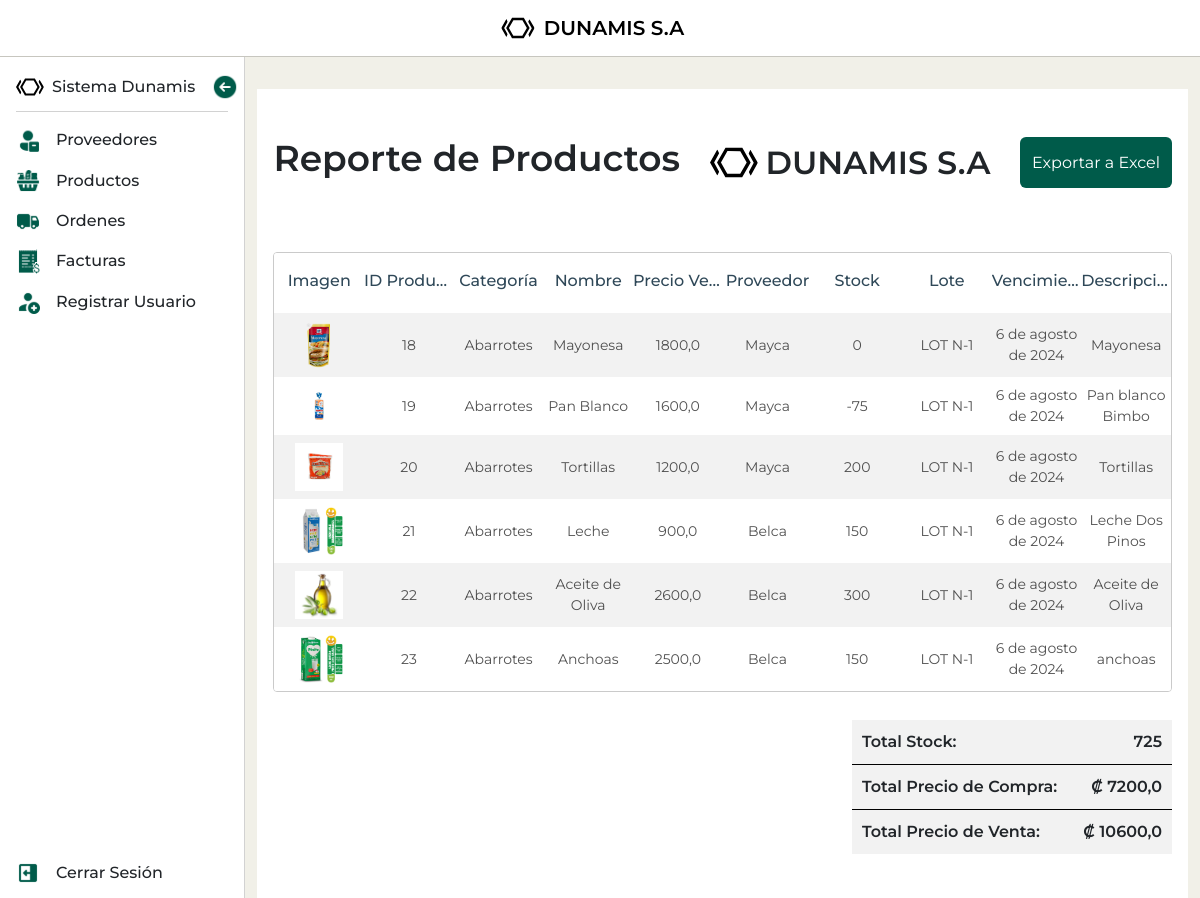
Screenshot of /productos/productos/report/ (signed in) with the database file from the repository.
### mod_ventas/sub_mod_productos/models.py (models this page shows, shortened)
class Producto(models.Model):
    nombre = models.CharField(max_length=150)
    imagen = models.ImageField(upload_to='productos/', blank=True, null=True, default='productos/default.png')
    tipo_producto = models.ForeignKey(TipoProducto, on_delete=models.CASCADE, default=1)
    proveedor = models.ForeignKey(Proveedor, on_delete=models.CASCADE, default=1)
    precio_compra = models.FloatField(validators=[MinValueValidator(1)], default=0)
    precio_venta = models.FloatField(validators=[MinValueValidator(1)], default=0)
    codigo_lote = models.CharField(max_length=150, default='')
    stock = models.IntegerField(default=0)
    fecha_vencimiento = models.DateField(default=date.today)
    slug = models.SlugField(default='', null=False)
    activo = models.BooleanField(default=True)
    descripcion = models.TextField()

class TipoProducto(models.Model):
    nombre =  models.CharField(max_length=100, default='')
    descripcion = models.CharField(max_length=255)
    activo = models.BooleanField(default=True)
    def __str__(self):
        return self.nombre

### mod_ventas/sub_mod_proveedores/models.py (models this page shows, shortened)
class Proveedor(models.Model):
    nombre = models.CharField(max_length=150)
    correo = models.EmailField(default='')
    numero_telefonico = models.IntegerField(default=0)
    tiempo_despacho_aprox = models.IntegerField(validators=[MinValueValidator(1)], default=0)
    saldo_adeudado = models.DecimalField(max_digits=10, decimal_places=2, default=0.00, validators=[MinValueValidator(0)])
    activo = models.BooleanField(default=True)
    slug = models.SlugField(default='', null=False)

### mod_ventas/sub_mod_productos/views.py (the view)
# urls.py: path('productos/report/', ProductoReportView.as_view(), name='producto_report'),
class ProductoReportView(LoginRequiredMixin, View):
    template_name = 'sub_mod_productos/producto_report.html'
    def get(self, request):
        productos = Producto.objects.all()
        total_stock = productos.aggregate(Sum('stock'))['stock__sum'] or 0
        total_precio_compra = productos.aggregate(Sum('precio_compra'))['precio_compra__sum'] or 0
        total_precio_venta = productos.aggregate(Sum('precio_venta'))['precio_venta__sum'] or 0
        context = {
            'productos': productos,
            'total_stock': total_stock,
            'total_precio_compra': total_precio_compra,
            'total_precio_venta': total_precio_venta,
        }
        return render(request, self.template_name, context)

### mod_ventas/sub_mod_productos/templates/sub_mod_productos/producto_report.html (shortened to what this page needs)
{% extends "base.html" %}
{% load static %}
{% block content %}
  <section class="report">
		<div class="report-header">
			<h1 class="report-title">Reporte de Productos</h1>
			<div class="logo-container-report">
				<img class="logo" src="{% static 'img/logo.svg' %}" alt="Logo">
				DUNAMIS S.A
			</div>
      <a href="{% url 'producto_report_export' %}" class="btn btn-primary">Exportar a Excel</a>
		</div>
      <div class="table-responsive">
      	<table class="table report-table table-striped">
        	<thead>
          	<tr class="table-header">
            	<th scope="col">Imagen</th>
              <th scope="col">ID Producto</th>
              <th scope="col">Categoría</th>
              <th scope="col">Nombre</th>
              <th scope="col">Precio Venta</th>
              <th scope="col">Proveedor</th>
              <th scope="col">Stock</th>
              <th scope="col">Lote</th>
              <th scope="col">Vencimiento</th>
              <th scope="col">Descripción</th>
            </tr>
          </thead>
          <tbody>
      {% for producto in productos %}
          <tr>
          <td>
            <div class="img-table-container">
            <img src="{{ producto.imagen.url }}" alt="{{ producto.nombre }}">
            </div>
          </td>
          <td>
            <p>{{ producto.id }}</p>
          </td>
          <td>
            <p>{{ producto.tipo_producto }}</p>
          </td>
          <td>
            <p>{{ producto.nombre }}</p>
          </td>
          <td>
            <p>{{ producto.precio_venta }}</p>
          </td>
          <td>
            <p>{{ producto.proveedor.nombre }}</p>
          </td>
          <td>
            <p>{{ producto.stock }}</p>
          </td>
          <td>
            <p>{{ producto.codigo_lote }}</p>
          </td>
          <td>
            <p>{{ producto.fecha_vencimiento }}</p>
          </td>
          <td>
            <p>{{ producto.descripcion }}</p>
          </td>
        </tr>
      {% endfor %}
        </tbody>
      </table>
      </div>
			<div class="total-info">
				<div class="total-info-wrapper">
					<ul class="total-list">
						<li>Total Stock: <span>{{ total_stock }}</span></li>
						<li>Total Precio de Compra: <span>₡ {{ total_precio_compra }}</span></li>
						<li>Total Precio de Venta: <span>₡ {{ total_precio_venta }}</span></li>
					</ul>
				</div>
			</div>
    </section>
{% endblock content %}

### static/css/styles.css (style rules this page uses)
:root { --primary-color: #005b4a; --secondary-color: #2F4858; --font-color: #252525; --bg-color: #F1F0E8; }
body { height: 100vh; overflow: hidden; font-family: "Montserrat"; background-color: var(--bg-color); }
.btn { display: flex; align-items: center; gap: 10px; color: #fff; outline: none; border: none; background-color: var(--primary-color); transition: background-color 300ms ease-in-out; }
.table-responsive { width: 100%!important; }
.table { overflow: hidden; max-width: 1460px; border-radius: 4px; border-spacing: 0; border-collapse: separate; border: 1px solid #CACACA; }
th, .provider-table th { min-width: 122px; max-width: 122px; padding: 16px 0px 20px !important; overflow: hidden; text-align: center; font-weight: 500; white-space: nowrap; text-overflow: ellipsis; color: var(--secondary-color) !important; border-bottom: none; cursor: pointer; }
tbody td { min-width: 122px; max-width: 122px; padding: 8px 0px !important; text-align: center; vertical-align: middle; border-bottom: none; }
tbody td p { width: 100%; margin: 0; overflow: hidden; text-align: center; text-overflow: ellipsis; font-size: 14px; color: rgba(37, 37, 37, 0.8) !important; display: -webkit-box; -webkit-line-clamp: 2; -webkit-box-orient: vertical; }
.img-table-container { width: 48px; margin: 0 auto; }
.img-table-container img { width: 100%; margin: 0 auto; }
.report-table th, .report-table td { min-width: fit-content; width: 10px; max-width: 10px; }
.report { margin-top: 32px; background-color: #fff; padding: 48px 16px; }
.report-header { display: flex; justify-content: space-between; margin-bottom: 64px; }
.logo-container-report { display: flex; align-items: center ; font-size: 32px; font-weight: 600; gap: 8px; }
.logo-container-report img { width: 48px; }
.report-title { font-size: 36px; font-weight: 600; }
.total-info { margin-top: 12px; display: flex; flex-direction: column; justify-content: end; align-items: end; }
.total-info-wrapper { background-color: #f2f2f2; width: 320px; }
.total-list { padding: 0; margin: 0; list-style: none; }
.total-list li { display: flex; justify-content: space-between; font-size: 16px; font-weight: 600; padding: 10px; }
.total-list li:not(:last-child) { border-bottom: 1px solid #000; }

### rows the page displays
Producto: imagen (picture), id "18", tipo_producto "Abarrotes", nombre "Mayonesa", precio_venta "1800,0", proveedor.nombre "Mayca", stock "0", codigo_lote "LOT N-1", fecha_vencimiento "6 de agosto de 2024", descripcion "Mayonesa"
Producto: imagen (picture), id "19", tipo_producto "Abarrotes", nombre "Pan Blanco", precio_venta "1600,0", proveedor.nombre "Mayca", stock "-75", codigo_lote "LOT N-1", fecha_vencimiento "6 de agosto de 2024", descripcion "Pan blanco Bimbo"
Producto: imagen (picture), id "20", tipo_producto "Abarrotes", nombre "Tortillas", precio_venta "1200,0", proveedor.nombre "Mayca", stock "200", codigo_lote "LOT N-1", fecha_vencimiento "6 de agosto de 2024", descripcion "Tortillas"
Producto: imagen (picture), id "21", tipo_producto "Abarrotes", nombre "Leche", precio_venta "900,0", proveedor.nombre "Belca", stock "150", codigo_lote "LOT N-1", fecha_vencimiento "6 de agosto de 2024", descripcion "Leche Dos Pinos"
Producto: imagen (picture), id "22", tipo_producto "Abarrotes", nombre "Aceite de Oliva", precio_venta "2600,0", proveedor.nombre "Belca", stock "300", codigo_lote "LOT N-1", fecha_vencimiento "6 de agosto de 2024", descripcion "Aceite de Oliva"
Producto: imagen (placeholder picture), id "23", tipo_producto "Abarrotes", nombre "Anchoas", precio_venta "2500,0", proveedor.nombre "Belca", stock "150", codigo_lote "LOT N-1", fecha_vencimiento "6 de agosto de 2024", descripcion "anchoas"

### other values shown
{{ total_stock }} "725"
{{ total_precio_compra }} "7200,0"
{{ total_precio_venta }} "10600,0"
